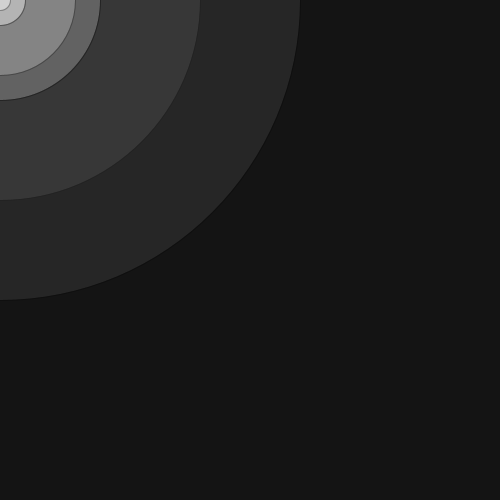
Frame 1 (no input)
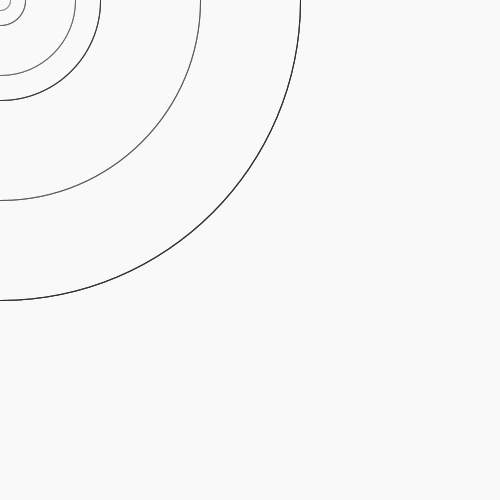
Frame 60 (the mouse pressed at the canvas centre just before this capture)
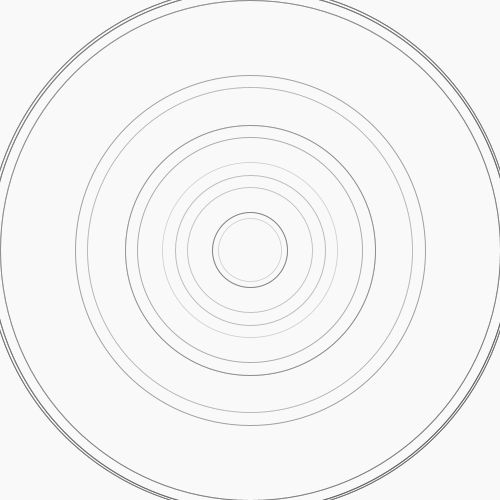
Frame 120 (the mouse held since frame 60 and released just before this capture)

The Processing sketch that drew these frames (run headless with seeded random() and noise(); from frame 60 on, the mouse is pressed at the canvas centre):

// Processing sketch: processing_42502
// ── processing_42502.pde

void setup() {
  size(500, 500);
  background(0);
  smooth();
}
 
void draw() {
 
  fill(255, 20);
  noStroke();
  rect(0, 0, width, height);
  stroke(0, 50);
  ellipse(mouseX,mouseY, mouseX/3-20, mouseX/3-20);
  ellipse(mouseX,mouseY, mouseX/5-50, mouseX/5-50);
  ellipse(mouseX,mouseY, mouseX/2, mouseX/2);
  ellipse(mouseX,mouseY, mouseX*2, mouseX*2);
  ellipse(mouseX,mouseY, mouseX*2+20, mouseX*2+20);
  ellipse(mouseX,mouseY, mouseX*3, mouseX*3);
  ellipse(mouseX,mouseY, mouseX, mouseX);
  ellipse(mouseX,mouseY, (mouseX+100)/2, (mouseX+100)/2);
  ellipse(mouseX,mouseY, (mouseX+100)/2*3, (mouseX+100)/2*3);
  ellipse(mouseX,mouseY, (mouseX+400)/2, (mouseX+400)/2);
  
  stroke(0, 50);
  ellipse(mouseX,mouseY, mouseY/3-20, mouseY/3-20);
  ellipse(mouseX,mouseY, mouseY/5-50, mouseY/5-50);
  ellipse(mouseX,mouseY, mouseY/2, mouseY/2);
  ellipse(mouseX,mouseY, mouseY*2, mouseY*2);
  ellipse(mouseX,mouseY, mouseY*2+20, mouseY*2+20);
  ellipse(mouseX,mouseY, mouseY*3, mouseY*3);
  ellipse(mouseX,mouseY, mouseY, mouseY);
  ellipse(mouseX,mouseY, (mouseY+100)/2, (mouseY+100)/2);
  ellipse(mouseX,mouseY, (mouseY+100)/2*3, (mouseY+100)/2*3);
  ellipse(mouseX,mouseY, (mouseY+400)/2, (mouseY+400)/2);
  
  stroke(0, 70);
  ellipse(mouseX,mouseY, mouseX/3-20, mouseX/3-20);
  ellipse(mouseX,mouseY, mouseX/5-50, mouseX/5-50);
  ellipse(mouseX,mouseY, mouseX/2, mouseX/2);
  ellipse(mouseX,mouseY, mouseX*2, mouseX*2);
  ellipse(mouseX,mouseY, mouseX*2+20, mouseX*2+20);
  ellipse(mouseX,mouseY, mouseX*3, mouseX*3);
  ellipse(mouseX,mouseY, mouseX, mouseX);
  ellipse(mouseX,mouseY, 400-mouseX, 400-mouseX);
  ellipse(mouseX,mouseY, 600-mouseX, 600-mouseX);
  ellipse(mouseX,mouseY, (mouseX-100)/2, (mouseX-100)/2);
  ellipse(mouseX,mouseY, (mouseX-100)/2*3, (mouseX-100)/2*3);
  ellipse(mouseX,mouseY, (mouseX-400)/2, (mouseX-400)/2);
 
}
